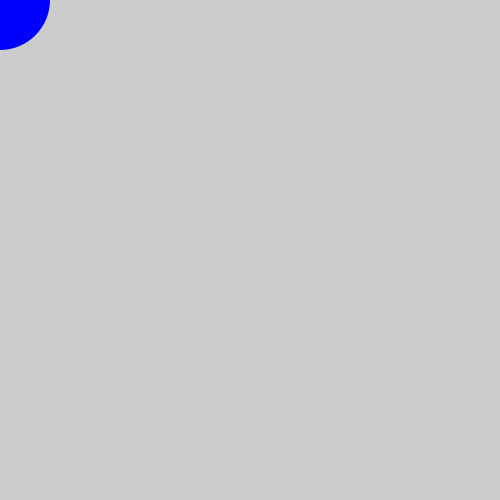
Frame 1 (no input)
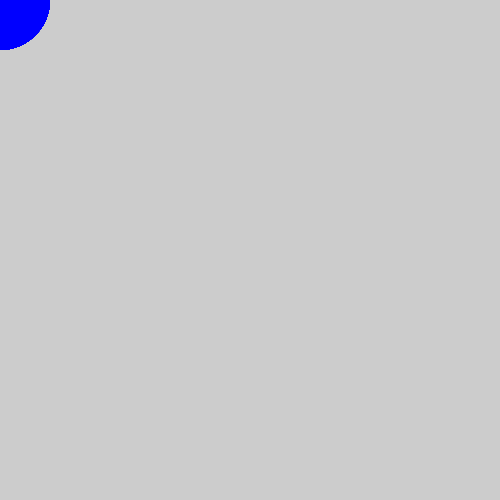
Frame 60 (the mouse pressed at the canvas centre just before this capture)
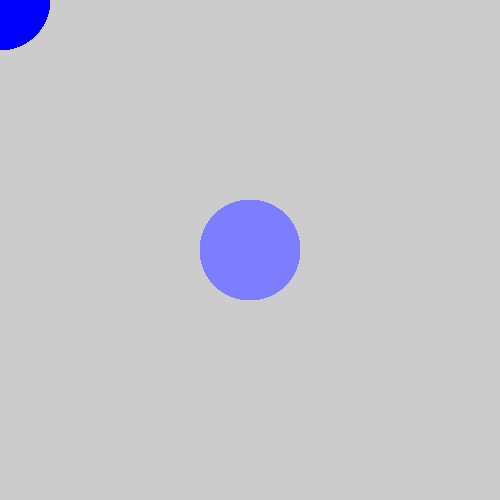
Frame 120 (the mouse held since frame 60 and released just before this capture)

The Processing sketch that drew these frames (run headless with seeded random() and noise(); from frame 60 on, the mouse is pressed at the canvas centre):

// Processing sketch: colorful_snake
// ── colorful_snake.pde
int x = 100;
int y = 100;
int i = 1;
//pembeli yılan programı
void setup(){
  size(500,500); 
}
 
void draw(){
  noStroke();
  fill(mouseX/2,mouseY/2,255);
  ellipse(mouseX,mouseY,100,100);
 }

void keyPressed(){
  fill(123,1,202);
}
